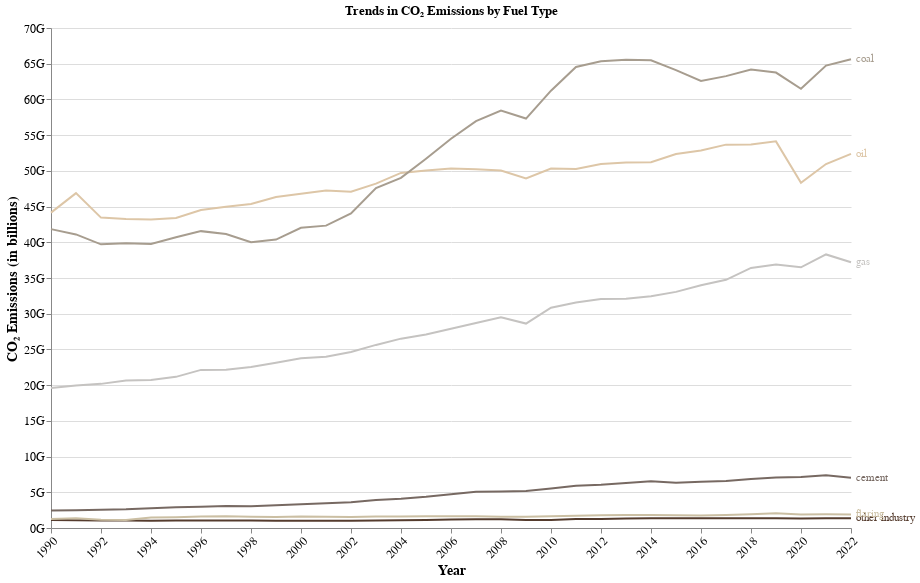

The code cell stored with this chart in its notebook:
### Markdown cell above
## Chart4: CO₂ emissions by fuel or industry type, World

data: https://ourworldindata.org/emissions-by-fuel

Reference: https://altair-viz.github.io/gallery/line_chart_with_custom_legend.html

Reference: https://stackoverflow.com/questions/61194028/adding-labels-at-end-of-line-chart-in-altair 

Reference: https://pandas.pydata.org/pandas-docs/version/1.0.0/reference/api/pandas.DataFrame.melt.html

### Code cell
def process_co2_data(filepath):
    # Load the data 
    data = pd.read_csv(filepath)

    # Simplify emissions data
    fuel_types = [
        'Annual CO₂ emissions from other industry',
        'Annual CO₂ emissions from flaring',
        'Annual CO₂ emissions from cement',
        'Annual CO₂ emissions from gas',
        'Annual CO₂ emissions from oil',
        'Annual CO₂ emissions from coal'
    ]

    # Convert emissions columns to numeric after removing commas
    for fuel in fuel_types:
        data[fuel] = data[fuel].astype(str).str.replace(',', '').astype(float)

    # Filter for years from 1990 onward
    data = data[data['Year'] >= 1990]

    # Aggregate emissions by Year and sum for each fuel type
    data_aggregated = data.groupby('Year')[fuel_types].sum().reset_index()

    # Melt the DataFrame to a long format for Altair
    data_long = pd.melt(data_aggregated, id_vars=['Year'], value_vars=fuel_types,
                        var_name='fuel_type', value_name='emissions')

    # Clean up the fuel_type column
    data_long['fuel_type'] = data_long['fuel_type'].str.replace('Annual CO₂ emissions from ', '')

    return data_long

def create_line_chart_with_labels(data_long):
    # Convert the 'Year' column to a string (nominal)
    data_long['Year'] = data_long['Year'].astype(str)

    # Color scheme for the fuel types
    selected_colors = ['#776962', '#a79d8f', '#cbbfa3', '#c5c3c1', '#ddc6a7', '#553C2E']

    # Create the line chart 
    line_chart = alt.Chart(data_long).mark_line().encode(
        x=alt.X('Year:T', title='Year', axis=alt.Axis(labelAngle=-45, grid=False)),
        y=alt.Y('emissions:Q', title='CO₂ Emissions (in billions)',
                axis=alt.Axis(format='~s', titleFontSize=14, labelFontSize=12)),
        color=alt.Color('fuel_type:N', scale=alt.Scale(
            range=selected_colors), 
            legend=None
        )
    ).properties(
        width=800,
        height=500,
        title='Trends in CO₂ Emissions by Fuel Type'
    )

    # Create labels at the end of each line 
    labels = alt.Chart(data_long).mark_text(align='left', dx=5).encode(
        x=alt.X('Year:T', aggregate='max'),  
        y=alt.Y('emissions:Q', aggregate={'argmax': 'Year'}),  
        text=alt.Text('fuel_type:N'),  
        color=alt.Color('fuel_type:N', scale=alt.Scale(
            range=selected_colors)  
        )
    )

    # Combine the line chart and labels
    final_chart = (line_chart + labels).configure_axis(
        labelFontSize=12,
        titleFontSize=14
    ).configure_view(
        stroke=None 
    )

    return final_chart

#Display
file_path = '../data/co2-by-source.csv'
data_long = process_co2_data(file_path)
line_chart_with_labels = create_line_chart_with_labels(data_long)

line_chart_with_labels.display()

### Figure 1 — Vega-Lite specification as saved in the notebook (floating-point values rounded to 4 significant figures; data arrays with more than 128 entries replaced by an {"elided": "..."} marker saying what was removed)
{"config": {"view": {"continuousWidth": 300, "continuousHeight": 300, "stroke": null}, "axis": {"labelFontSize": 12, "titleFontSize": 14}}, "layer": [{"mark": {"type": "line"}, "encoding": {"color": {"field": "fuel_type", "legend": null, "scale": {"range": ["#776962", "#a79d8f", "#cbbfa3", "#c5c3c1", "#ddc6a7", "#553C2E"]}, "type": "nominal"}, "x": {"axis": {"grid": false, "labelAngle": -45}, "field": "Year", "title": "Year", "type": "temporal"}, "y": {"axis": {"format": "~s", "labelFontSize": 12, "titleFontSize": 14}, "field": "emissions", "title": "CO₂ Emissions (in billions)", "type": "quantitative"}}, "title": "Trends in CO₂ Emissions by Fuel Type"}, {"mark": {"type": "text", "align": "left", "dx": 5}, "encoding": {"color": {"field": "fuel_type", "scale": {"range": ["#776962", "#a79d8f", "#cbbfa3", "#c5c3c1", "#ddc6a7", "#553C2E"]}, "type": "nominal"}, "text": {"field": "fuel_type", "type": "nominal"}, "x": {"aggregate": "max", "field": "Year", "type": "temporal"}, "y": {"aggregate": {"argmax": "Year"}, "field": "emissions", "type": "quantitative"}}}], "data": {"name": "data-007f508c62e9402b72b15ae2f97f17f6"}, "height": 500, "width": 800, "$schema": "https://vega.github.io/schema/vega-lite/v5.20.1.json", "datasets": {"data-007f508c62e9402b72b15ae2f97f17f6": {"elided": "198 records"}}}
